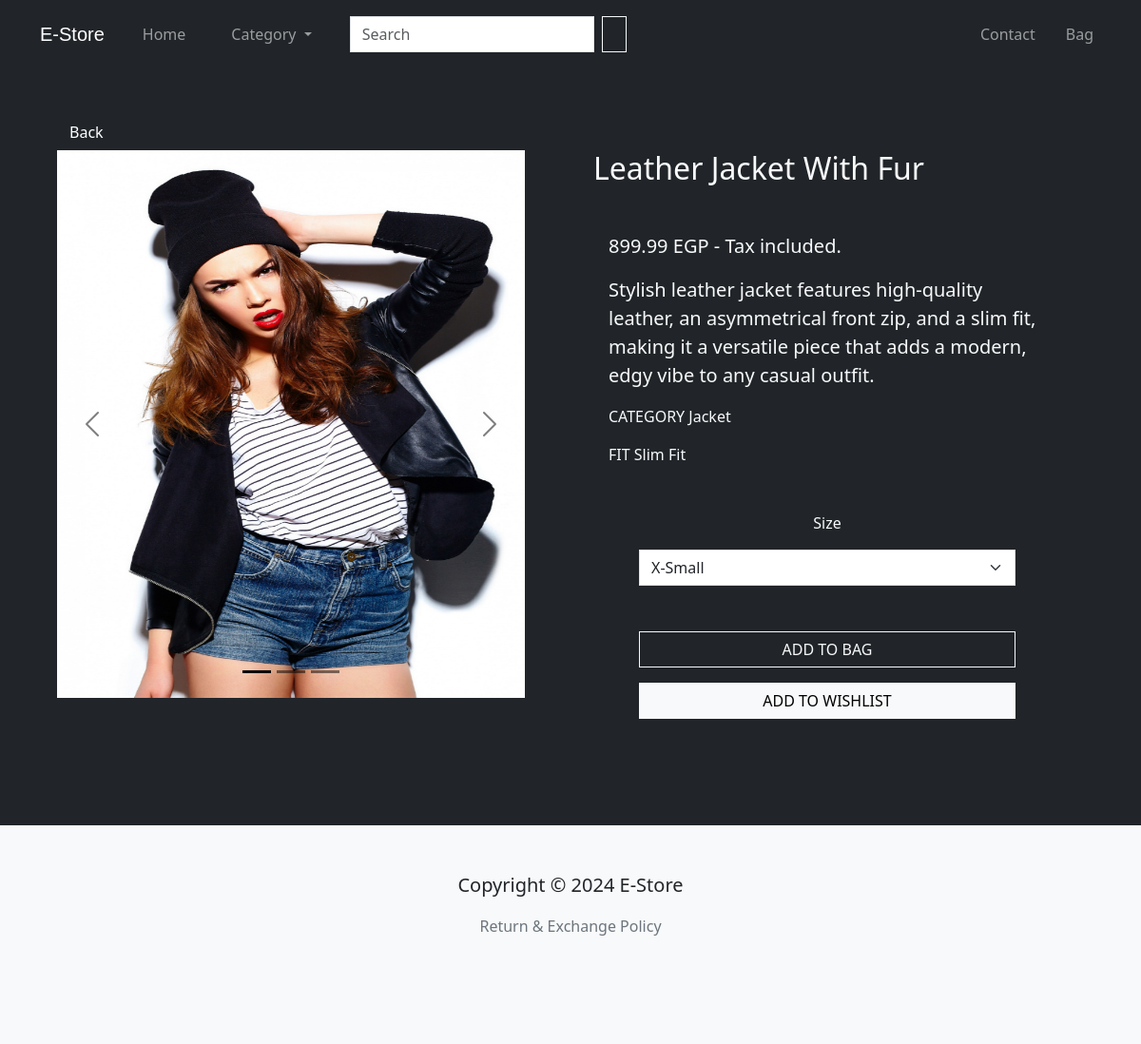
The app's page /product/leather-jacket-with-fur/ with its own data.
### core/models/product_models.py (models this page shows, shortened)
class Product(models.Model):
    FITS = [
        ('Regular Fit', 'regular_fit'),
        ('Slim Fit', 'slim_fit'),
        ('Relaxed Fit', 'relaxed_fit'),
    ]
    name = models.CharField(max_length=255)
    price = models.DecimalField(max_digits=6, decimal_places=2)
    description = models.TextField(blank=True, null=True)
    fit = models.CharField(max_length=255, choices=FITS, default="Regular Fit")
    category = models.ForeignKey(Category, null=True, related_name='products', on_delete=models.SET_NULL)   # many to one relationship
    main_image = models.ImageField(upload_to='product-images/%y/%m/%d')
    created_at = models.DateTimeField(auto_now_add=True)
    slug = models.SlugField(unique=True, blank=True, null=True, verbose_name="name in URL")
    active = models.BooleanField(default=False)
    @property
    def images(self):   # returns all product extra images
        return self.productimage_set.all()
    @property
    def image_count(self):  # returns the number of extra images
        return self.productimage_set.count()
    class Meta:
        ordering = ["active", "created_at"]
        indexes = [
            models.Index(fields=["name"]),
            models.Index(fields=["category"]),
        ]

class Category(models.Model):
    cat_name = models.CharField(max_length=255, unique=True, verbose_name="category name")
    class Meta:
        verbose_name_plural = "Categories"
        ordering = ['cat_name']

### core/views.py (the view)
# urls.py: path("product/<slug:slug>/", views.product_details, name="product"),
def product_details(request, slug):
    categories = Category.objects.all()  # get all categories from db
    product = Product.objects.get(slug=slug)  # get the selected product data from db
    extra_imgs = product.images
    img_num = product.image_count
    img_range = range(1, img_num+1)
    stocks = Stock.objects.filter(product=product)
    context = {
                "product": product,
                "categories": categories,
                "product_imgs" : extra_imgs,
                "img_num" : img_num,
                "img_range" : img_range,
                "stocks" : stocks,
               }
    return render(request, "products/product_details.html", context)

### templates/products/product_details.html (shortened to what this page needs)
{% extends 'products/products_layout.html' %}
{% load bootstrap5 %}
{% load bootstrap_icons %}
{% block content %}
<section class="p-5 bg-dark text-light">
  <div class="container mb-5">
    <button class="btn btn-dark" onclick="history.back()">{% bs_icon 'arrow-left-short' size='1.5em' %} Back</button>
    <div class="row g-5">
      <div class="col-lg">
        <div id="productCarousel" class="carousel carousel-dark slide mb-2">
          <div class="carousel-indicators">
            <button type="button" data-bs-target="#productCarousel" data-bs-slide-to="0" class="active"
              aria-current="true"></button>
            {% for slide in img_range %}
            <button type="button" data-bs-target="#productCarousel" data-bs-slide-to="{{ slide }}" "></button>
              {% endfor %}
          </div>
          <div class=" carousel-inner">
              <div class="carousel-item active">
                <img src="{{ product.main_image.url }}" class="d-block w-100 prod-img" alt="product-main-image"
                  loading="lazy">
              </div>
          </div>
          <button class="carousel-control-prev" type="button" data-bs-target="#productCarousel" data-bs-slide="prev">
            <span class="carousel-control-prev-icon" aria-hidden="true"></span>
          </button>
          <button class="carousel-control-next" type="button" data-bs-target="#productCarousel" data-bs-slide="next">
            <span class="carousel-control-next-icon" aria-hidden="true"></span>
          </button>
        </div>
      </div>
      <div class="col-lg px-5">
        <h2 class="mb-5">{{product.name}}</h2>
        <div class="px-3">
          <p class="lead">{{product.price}} EGP - Tax included.</p>
          <p class="lead">{{product.description | capfirst}}</p>
          <p>CATEGORY {% bs_icon 'dash-lg' size='1.5em' %} {{product.category.cat_name | capfirst }}</p>
          <p>FIT {% bs_icon 'dash-lg' size='1.5em' %} {{product.fit | capfirst}}</p>
        </div>
        <div class="d-flex flex-column mt-5 mx-md-5">
          <p class="text-center">{% bs_icon 'dash-lg' size='1.5em' %} Size {% bs_icon 'dash-lg' size='1.5em' %}</p>
          <form action="{% url 'add_item' product.id %}" method="post">
            <select class="form-select mb-5 square-border" name="size">
              {% for stock in stocks %}
              {% if stock.quantity == 0 %}
              <option class="square-border" value="{{stock.size}}" disabled>{{stock.size}}</option>
              {% else %}
              <option class="square-border" value="{{stock.size}}">{{stock.size}}</option>
              {% endif %}
              {% endfor %}
            </select>
            <button type="submit" class="btn btn-outline-light w-100 mb-3 square-border">ADD TO BAG</button>
          </form>
          <button type="button" class="btn btn-light mb-3 square-border">ADD TO WISHLIST</button>
        </div>
      </div>
    </div>
  </div>
</section>
{% endblock content %}

### static/products/css/products.css (style rules this page uses)
.square-border { border-radius: 0; }
.prod-img { height: 72vh; }

### records on screen
Product: main_image (picture), name "Leather Jacket With Fur", price "899.99", description "Stylish leather jacket features high-quality leather, an asymmetrical front zip, and a slim fit, making it a versatile piece that adds a modern, edgy vibe to any casual outfit.", category.cat_name "Jacket", fit "Slim Fit"

### other values on screen
form field size "X-Small"
